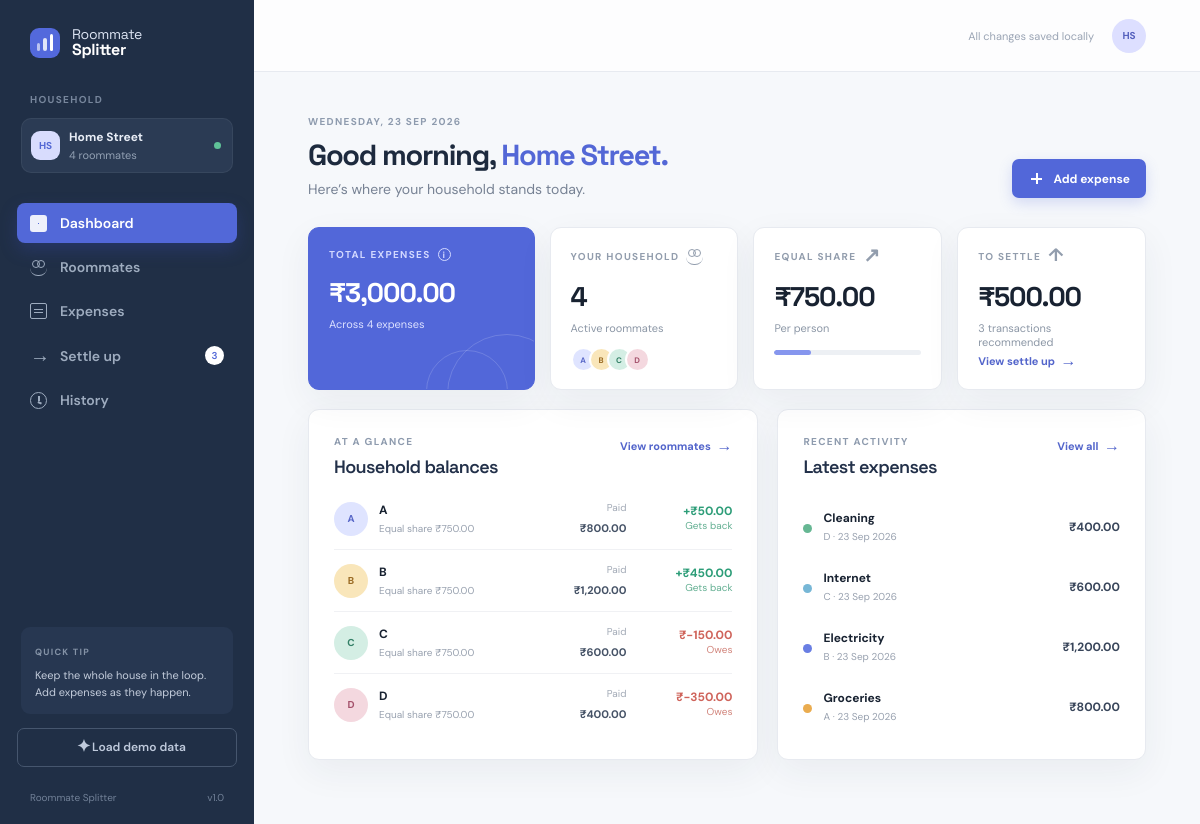
The page / on the database its author committed.
### tables this page shows
CREATE TABLE roommates (
                id INTEGER PRIMARY KEY AUTOINCREMENT,
                name TEXT NOT NULL COLLATE NOCASE UNIQUE,
                created_at TEXT NOT NULL DEFAULT CURRENT_TIMESTAMP
            );

CREATE TABLE expenses (
                id INTEGER PRIMARY KEY AUTOINCREMENT,
                description TEXT NOT NULL,
                amount NUMERIC NOT NULL CHECK (amount > 0),
                category TEXT NOT NULL,
                paid_by INTEGER NOT NULL,
                expense_date TEXT NOT NULL,
                created_at TEXT NOT NULL DEFAULT CURRENT_TIMESTAMP,
                FOREIGN KEY (paid_by) REFERENCES roommates (id) ON DELETE RESTRICT
            );

### artifacts/roommate-expense-splitter/app.py (the view)
@app.route("/")
def index():
    section = request.args.get("section", "dashboard")
    if section not in {"dashboard", "roommates", "expenses", "settle", "history"}:
        section = "dashboard"
    data = dashboard_data()
    editing_id = request.args.get("edit", type=int)
    data["editing_expense"] = next(
        (expense for expense in data["expenses"] if expense["id"] == editing_id), None
    )
    return render_template("dashboard.html", active_section=section, **data)

### artifacts/roommate-expense-splitter/app.py (called while the page is built)
def dashboard_data() -> dict:
    roommates = get_roommates()
    expenses = get_expenses()
    settlements = get_settlements()
    total, share, balances = calculate_balances(roommates, expenses, settlements)
    plan = build_settlement_plan(balances)
    return {
        "roommates": roommates,
        "expenses": expenses,
        "settlements": settlements,
        "total": total,
        "share": share,
        "balances": balances,
        "settlement_plan": plan,
        "settlement_total": sum((item["amount"] for item in plan), Decimal("0.00")),
        "categories": CATEGORIES,
        "today": date.today().isoformat(),
    }

@app.template_filter("inr")
def format_inr(value) -> str:
    return f"₹{money(value):,.2f}"

@app.template_filter("date_display")
def format_date(value: str) -> str:
    try:
        return date.fromisoformat(value).strftime("%d %b %Y")
    except (TypeError, ValueError):
        return value or "—"

### artifacts/roommate-expense-splitter/database.py (called while the page is built)
def money(value: Any) -> Decimal:
    return Decimal(str(value or 0)).quantize(MONEY, rounding=ROUND_HALF_UP)

def get_connection() -> sqlite3.Connection:
    DB_PATH.parent.mkdir(parents=True, exist_ok=True)
    connection = sqlite3.connect(DB_PATH)
    connection.row_factory = sqlite3.Row
    connection.execute("PRAGMA foreign_keys = ON")
    return connection

def get_roommates() -> list[sqlite3.Row]:
    with get_connection() as connection:
        return connection.execute(
            "SELECT id, name FROM roommates ORDER BY name COLLATE NOCASE"
        ).fetchall()

def get_expenses() -> list[sqlite3.Row]:
    with get_connection() as connection:
        return connection.execute(
            """
            SELECT expenses.id, expenses.description, expenses.amount,
                   expenses.category, expenses.paid_by, expenses.expense_date,
                   roommates.name AS paid_by_name
            FROM expenses
            JOIN roommates ON roommates.id = expenses.paid_by
            ORDER BY expenses.expense_date DESC, expenses.id DESC
            """
        ).fetchall()

def get_settlements() -> list[sqlite3.Row]:
    with get_connection() as connection:
        return connection.execute(
            """
            SELECT id, payer_id, receiver_id, payer, receiver, amount,
                   settled_at, status
            FROM settlements
            ORDER BY settled_at DESC, id DESC
            """
        ).fetchall()

### artifacts/roommate-expense-splitter/templates/dashboard.html (shortened to what this page needs)
{% extends "base.html" %}
{% block content %}
{% if active_section == "dashboard" %}
<section class="page-heading">
  <div>
    <div class="eyebrow">WEDNESDAY, {{ today|date_display|upper }}</div>
    <h1>Good morning, <span>Home Street.</span></h1>
    <p>Here’s where your household stands today.</p>
  </div>
  <a class="button button-primary" href="{{ url_for('index', section='expenses') }}#expense-form"><span class="icon-plus"></span> Add expense</a>
</section>
<section class="metric-grid">
  <article class="metric-card metric-primary"><div class="metric-label">TOTAL EXPENSES <span class="icon-info"></span></div><strong>{{ total|inr }}</strong><span class="metric-note">Across {{ expenses|length }} expense{% if expenses|length != 1 %}s{% endif %}</span><span class="metric-orbit orbit-one"></span><span class="metric-orbit orbit-two"></span></article>
  <article class="metric-card"><div class="metric-label">YOUR HOUSEHOLD <span class="icon-users"></span></div><strong>{{ roommates|length }}</strong><span class="metric-note">Active roommates</span><div class="mini-avatars">{% for person in roommates[:5] %}<span class="avatar avatar-{{ loop.index }}">{{ person.name[:2]|upper }}</span>{% endfor %}</div></article>
  <article class="metric-card"><div class="metric-label">EQUAL SHARE <span class="icon-split"></span></div><strong>{{ share|inr }}</strong><span class="metric-note">Per person</span><div class="share-line"><span style="width: {{ [((share / total * 100) if total else 0), 100]|min }}%"></span></div></article>
  <article class="metric-card"><div class="metric-label">TO SETTLE <span class="icon-arrow-up"></span></div><strong>{{ settlement_total|inr }}</strong><span class="metric-note">{% if settlement_plan %}{{ settlement_plan|length }} transaction{% if settlement_plan|length != 1 %}s{% endif %} recommended{% else %}Everyone is settled{% endif %}</span><a class="text-link" href="{{ url_for('index', section='settle') }}">View settle up <span>→</span></a></article>
</section>
<section class="content-grid">
  <article class="panel balances-panel">
    <div class="panel-header"><div><div class="eyebrow">AT A GLANCE</div><h2>Household balances</h2></div><a class="text-link" href="{{ url_for('index', section='roommates') }}">View roommates <span>→</span></a></div>
    {% if balances %}
    <div class="balance-list">
      {% for person in balances %}
      <div class="balance-row">
        <span class="avatar avatar-{{ loop.index }}">{{ person.name[:2]|upper }}</span><div class="person-name"><strong>{{ person.name }}</strong><span>Equal share {{ person.share|inr }}</span></div>
        <div class="balance-paid"><span>Paid</span><strong>{{ person.paid|inr }}</strong></div>
        <div class="balance-amount balance-{{ person.status|lower|replace(' ', '-') }}"><strong>{% if person.balance > 0 %}+{% endif %}{{ person.balance|inr }}</strong><span>{{ person.status }}</span></div>
      </div>
      {% endfor %}
    </div>
    {% else %}
    <div class="empty-state"><div class="empty-icon icon-users"></div><h3>Start your household</h3><p>Add roommates to see balances here.</p><a class="button button-secondary" href="{{ url_for('index', section='roommates') }}">Add roommates</a></div>
    {% endif %}
  </article>
  <article class="panel activity-panel">
    <div class="panel-header"><div><div class="eyebrow">RECENT ACTIVITY</div><h2>Latest expenses</h2></div><a class="text-link" href="{{ url_for('index', section='expenses') }}">View all <span>→</span></a></div>
    {% if expenses %}
    <div class="activity-list">
      {% for expense in expenses[:4] %}
      <div class="activity-row"><span class="category-dot dot-{{ expense.category|lower|replace(' ', '-') }}"></span><div><strong>{{ expense.description }}</strong><span>{{ expense.paid_by_name }} · {{ expense.expense_date|date_display }}</span></div><strong class="activity-amount">{{ expense.amount|inr }}</strong></div>
      {% endfor %}
    </div>
    {% else %}
    <div class="empty-state compact"><div class="empty-icon icon-receipt"></div><h3>No expenses yet</h3><p>Add your first shared expense.</p></div>
    {% endif %}
  </article>
</section>
{% endif %}
{% endblock %}

### artifacts/roommate-expense-splitter/templates/base.html (shortened to what this page needs)
<!doctype html>
<html lang="en">
  <head>
    <link rel="stylesheet" href="{{ url_for('static', filename='css/style.css') }}" />
  </head>
  <body>
    <div class="app-shell">
      <aside class="sidebar">
        <a class="brand" href="{{ url_for('index') }}" aria-label="Roommate Splitter home">
          <span class="brand-mark"><span></span><span></span><span></span></span>
          <span>Roommate<br /><strong>Splitter</strong></span>
        </a>
        <div class="sidebar-kicker">HOUSEHOLD</div>
        <div class="household-card">
          <div class="household-avatar">HS</div>
          <div><strong>Home Street</strong><span>{{ roommates|length }} roommates</span></div>
          <span class="online-dot"></span>
        </div>
        <nav class="main-nav" aria-label="Main navigation">
          {% for key, label, icon in [
            ("dashboard", "Dashboard", "grid"),
            ("roommates", "Roommates", "users"),
            ("expenses", "Expenses", "receipt"),
            ("settle", "Settle up", "arrow"),
            ("history", "History", "clock")
          ] %}
          <a class="nav-link {% if active_section == key %}active{% endif %}" href="{{ url_for('index', section=key) }}">
            <span class="nav-icon icon-{{ icon }}"></span>{{ label }}
            {% if key == "settle" and settlement_plan|length %}<span class="nav-count">{{ settlement_plan|length }}</span>{% endif %}
          </a>
          {% endfor %}
        </nav>
        <div class="sidebar-bottom">
          <div class="tip-card">
            <span class="tip-label">QUICK TIP</span>
            <p>Keep the whole house in the loop. Add expenses as they happen.</p>
          </div>
          <form method="post" action="{{ url_for('demo') }}" onsubmit="return confirm('This will replace the current roommates and expenses with demo data. Continue?')">
            <button class="demo-button" type="submit"><span class="icon-spark"></span> Load demo data</button>
          </form>
          <div class="sidebar-footer">Roommate Splitter <span>v1.0</span></div>
        </div>
      </aside>
      <main class="main-content">
        <header class="topbar">
          <div class="topbar-actions">
            <span class="last-saved">All changes saved locally</span>
            <span class="avatar avatar-indigo">HS</span>
          </div>
        </header>
        <div class="page-wrap">
          {% block content %}{% endblock %}
        </div>
      </main>
    </div>
  </body>
</html>

### rows shown on the page
roommates: name "A"
roommates: name "B"
roommates: name "C"
roommates: name "D"
expenses: description "Cleaning", paid_by_name "D", expense_date "23 Sep 2026", amount|inr "₹400.00"
expenses: description "Internet", paid_by_name "C", expense_date "23 Sep 2026", amount|inr "₹600.00"
expenses: description "Electricity", paid_by_name "B", expense_date "23 Sep 2026", amount|inr "₹1,200.00"
expenses: description "Groceries", paid_by_name "A", expense_date "23 Sep 2026", amount|inr "₹800.00"

### other values the page prints
{{ roommates|length }} "4"
{{ label }} "Dashboard" "Roommates" "Expenses" "Settle up" "History"
{{ settlement_plan|length }} "3"
{{ total|inr }} "₹3,000.00"
{{ expenses|length }} "4"
{{ share|inr }} "₹750.00"
{{ settlement_total|inr }} "₹500.00"
{{ person.name[:2]|upper }} "A" "B" "C" "D"
{{ person.name }} "A" "B" "C" "D"
{{ person.share|inr }} "₹750.00" "₹750.00" "₹750.00" "₹750.00"
{{ person.paid|inr }} "₹800.00" "₹1,200.00" "₹600.00" "₹400.00"
{{ person.balance|inr }} "₹50.00" "₹450.00" "₹-150.00" "₹-350.00"
{{ person.status }} "Gets back" "Gets back" "Owes" "Owes"
